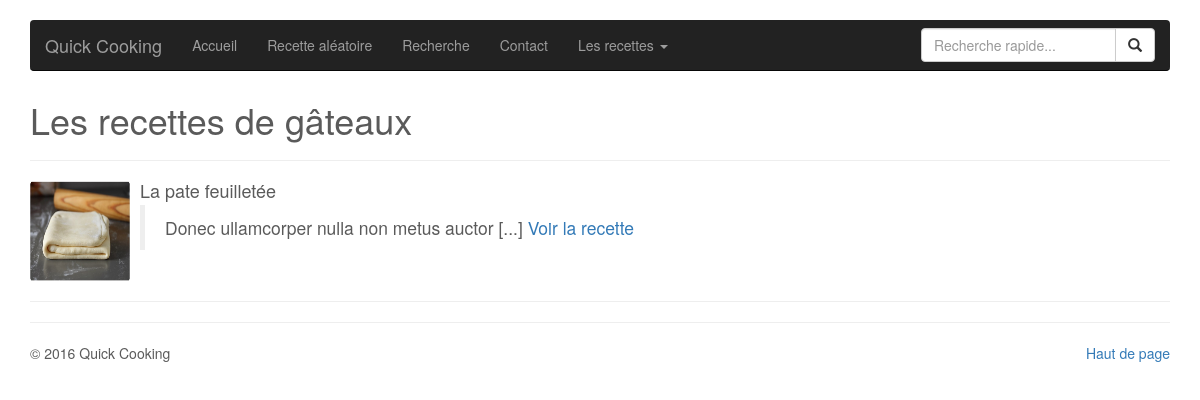
The page /recipes.php?type=1 on the database its author committed.
### tables this page shows
CREATE TABLE IF NOT EXISTS `recipe` (
  `id` int(11) NOT NULL AUTO_INCREMENT,
  `type` tinyint(2) NOT NULL,
  `title` varchar(100) NOT NULL,
  `ingredients` text NOT NULL,
  `content` text NOT NULL,
  `picture` varchar(100) DEFAULT NULL,
  `date` datetime DEFAULT NULL,
  PRIMARY KEY (`id`)
);

### class/Db.class.php (called while the page is built, shortened)
<?php
class Db extends PDO {
    private static $instance;
    public static function getInstance($database = null) {
    	$database = !empty($database) ? $database : self::DB;
    	if (!isset(self::$instance)) {
    		self::$instance = new Db($database);
    	}
    	return self::$instance;
    }
    public static function getParamType($value) {
		return is_numeric($value) ? PDO::PARAM_INT : PDO::PARAM_STR;
	}
	public static function bindValues(&$query, $vars = array()) {
		foreach($vars as $key => $val) {
			$query->bindValue($key, $val, self::getParamType($val));
		}
		return true;
	}
	public static function select($sql, $vars = array()) {
		$query = self::_query($sql, $vars);
		return $query->fetchAll();
	}
	private static function _query($sql, $vars = array()) {
		$db = self::getInstance();
		$query = $db->prepare($sql);
		self::bindValues($query, $vars);
		$query->execute();
		return $query;
	}
}

### class/Model.class.php (called while the page is built, shortened)
<?php
class Model {
	public function __construct($data = array()) {
		foreach($data as $key => $value) {
			$setter = $this->_setter($key);
		}
	}
	public function __get($key) {
		$getter = $this->_getter($key);
		if (method_exists($this, $getter)) {
			return $this->$getter();
		}
	}
	public static function getList($sql, $bindings = array()) {
		return self::_getList(Db::select($sql, $bindings));
	}
	private static function _getList($result) {
		$items = array();
		foreach($result as $item) {
			$items[] = new $entity($item);
		}
		return $items;
	}
	public static function getClass() {
		return ucfirst(get_called_class());
	}
    private function _getter($key) {
    	return Utils::getCamelCase('get'.ucfirst($key));
    }
    private function _setter($key) {
    	return Utils::getCamelCase('set'.ucfirst($key));
    }
}

### config/autoload.conf.php (called while the page is built, shortened)
<?php
function autoLoader($class_name) {
	$class_path = __DIR__.'/../class/'.$class_name.'.class.php';
	if (file_exists($class_path)) {
		return true;
	}
	throw new Exception('[AutoloadError] Class '.$class_name.' in '.$class_path.' not found');
}

### class/Recipe.class.php (called while the page is built, shortened)
<?php
class Recipe extends Model {
	private $id;
	private $title;
	private $content;
	private $picture;
	public static $default_picture = 'img/recipe.png';
	public static $type_labels = array(
		self::RECIP_TYPE_DEFAULT => 'cuisine',
		self::RECIP_TYPE_CAKE => 'gâteaux',
		self::RECIP_TYPE_FAST_FOOD => 'fast food',
		self::RECIP_TYPE_SOUP => 'soupe',
	);
	public static function getTypeLabel($type) {
		if (isset(self::$type_labels[$type])) {
			return self::$type_labels[$type];
		}
		return self::$type_labels[self::RECIP_TYPE_DEFAULT];
	}
	public function getId() {
		return $this->id;
	}
	public function getTitle() {
		return ucfirst($this->title);
	}
	public function getContent($max_length = 0, $end = '...') {
		return Utils::cutString($this->content, $max_length, $end);
	}
	public function getPicture($default = '') {
		$default_picture = $default ?: self::$default_picture;
		if (!empty($this->picture)) {
			$picture_path = 'img/'.$this->picture;
			if (file_exists($picture_path)) {
				return $picture_path;
			}
		}
		return $default_picture;
	}
	public function setId($id) {
		$this->id = $id;
	}
	public function setTitle($title) {
		$this->title = $title;
	}
	public function setContent($content) {
		$this->content = $content;
	}
	public function setPicture($picture) {
		$this->picture = $picture;
	}
}

### class/Utils.class.php (called while the page is built, shortened)
<?php
class Utils {
	public static function getCamelCase($str) {
		return lcfirst(str_replace(' ', '', ucwords(str_replace('_', ' ', $str))));
	}
	public static function cutString($text, $max_length = 0, $end = '...', $sep = '[@]') {
	    if ($max_length > 0 && strlen($text) > $max_length) {
	        $text = wordwrap($text, $max_length, $sep);
	        $text = explode($sep, $text);
	        return $text[0].$end;
	    }
	    return $text;
	}
}

### recipes.php (the view)
<?php
require_once 'partials/header.php';
$type = !empty($_GET['type']) ? intval($_GET['type']) : 0;
if (empty($type)) {
	$recipes = Recipe::getList('SELECT * FROM recipe');
} else {
	$recipes = Recipe::getList('SELECT * FROM recipe WHERE type = :type', array(':type' => $type));
}
?>
		<h1>Les recettes de <?= Recipe::getTypeLabel($type) ?></h1>
		<hr>
		<?php foreach($recipes as $recipe) { ?>
		<div class="media">
			<div class="media-left">
				<a href="#">
					<img class="media-object" src="<?= $recipe->getPicture() ?>" width="100" height="100" alt="...">
				</a>
			</div>
			<div class="media-body">
				<h4 class="media-heading"><?= $recipe->getTitle() ?></h4>
				<blockquote>
					<?= $recipe->getContent(50, ' [...]') ?> <a href="recipe.php?id=<?= $recipe->id ?>">Voir la recette</a>
				</blockquote>
			</div>
		</div>
		<hr>
		<?php } ?>
<?php require_once 'partials/footer.php' ?>

### css/styles.css (style rules this page uses)
body { padding-bottom: 40px; color: #5a5a5a; }

### rows shown on the page
recipe: picture (picture), title "La pate feuilletée", content "Donec ullamcorper nulla non metus auctor [...]"

### other values the page prints
$page_name "Accueil"
$page_name "Recette aléatoire"
$page_name "Recherche"
$page_name "Contact"
$page_name "Les recettes"
Recipe::getTypeLabel($type) "gâteaux"
